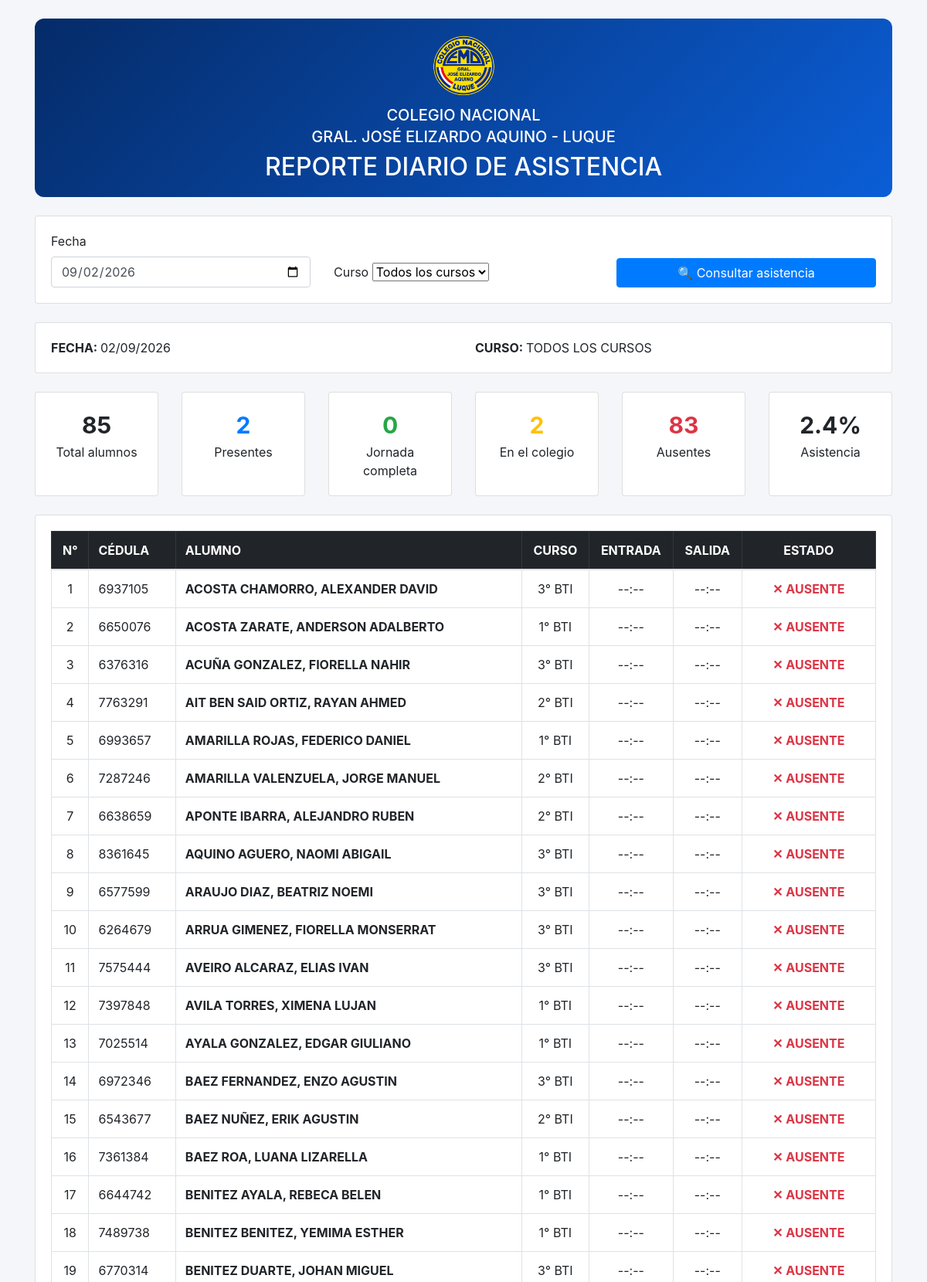
The page /reportes/fecha/ (upper part) on the database its author committed.
### asistencia/models.py (models this page shows, shortened)
class Alumno(models.Model):
    TURNO_CHOICES = [
        ("MAÑANA", "Mañana"),
        ("TARDE", "Tarde"),
        ("NOCHE", "Noche"),
    ]
    cedula = models.CharField(
        max_length=20,
        unique=True,
        verbose_name="Número de cédula"
    )
    nombres = models.CharField(
        max_length=100,
        verbose_name="Nombres"
    )
    apellidos = models.CharField(
        max_length=100,
        verbose_name="Apellidos"
    )
    curso = models.CharField(
        max_length=50,
        verbose_name="Curso"
    )
    seccion = models.CharField(
        max_length=20,
        blank=True,
        verbose_name="Sección"
    )
    especialidad = models.CharField(
        max_length=100,
        blank=True,
        verbose_name="Especialidad"
    )
    turno = models.CharField(
        max_length=10,
        choices=TURNO_CHOICES,
        default="MAÑANA",
        verbose_name="Turno"
    )
    telefono = models.CharField(
        max_length=30,
        blank=True,
        verbose_name="Teléfono"
    )
    uid_rfid = models.CharField(
        max_length=50,
        blank=True,
        null=True,
        unique=True,
        verbose_name="UID RFID"
    )
    activo = models.BooleanField(
        default=True,
        verbose_name="Alumno activo"
    )
    fecha_registro = models.DateTimeField(
        auto_now_add=True,
        verbose_name="Fecha de registro",
        null=True,
        blank=True
    )
    nombre_tutor = models.CharField(
        max_length=150,
        blank=True,
        verbose_name="Nombre del padre/madre o tutor"
    )
    correo_tutor = models.EmailField(
        blank=True,
        verbose_name="Correo del padre/madre o tutor"
    )
    enviar_reporte_mensual = models.BooleanField(
        default=True,
        verbose_name="Enviar informe mensual"
    )
    class Meta:
        verbose_name = "Alumno"
        verbose_name_plural = "Alumnos"
        ordering = [
            "apellidos",
            "nombres"
        ]

### asistencia/views.py (the view)
def reporte_asistencia(request):
    fecha_texto = request.GET.get(
        "fecha",
        ""
    )
    curso = request.GET.get(
        "curso",
        ""
    ).strip()
    if fecha_texto:
        try:
            fecha_seleccionada = (
                datetime.strptime(
                    fecha_texto,
                    "%Y-%m-%d"
                ).date()
            )
        except ValueError:
            fecha_seleccionada = (
                timezone.localdate()
            )
    else:
        fecha_seleccionada = (
            timezone.localdate()
        )
    cursos = (
        Alumno.objects
        .filter(
            activo=True
        )
        .exclude(
            curso=""
        )
        .values_list(
            "curso",
            flat=True
        )
        .distinct()
        .order_by(
            "curso"
        )
    )
    alumnos = (
        Alumno.objects
        .filter(
            activo=True
        )
        .order_by(
            "apellidos",
            "nombres"
        )
    )
    if curso:
        alumnos = alumnos.filter(
            curso=curso
        )
    asistencias = (
        Asistencia.objects
        .filter(
            fecha=fecha_seleccionada,
            alumno__in=alumnos
        )
        .select_related(
            "alumno"
        )
    )
    mapa = {
        registro.alumno_id: registro
        for registro in asistencias
    }
    filas = []
    presentes = 0
    completos = 0
    sin_salida = 0
    for alumno in alumnos:
        asistencia = mapa.get(
            alumno.id
        )
        if asistencia:
            presentes += 1
            if asistencia.hora_salida:
                estado = (
                    "JORNADA COMPLETA"
                )
                completos += 1
            else:
                estado = (
                    "EN EL COLEGIO"
                )
                sin_salida += 1
        else:
            estado = "AUSENTE"
        filas.append(
            {
                "alumno": alumno,
                "asistencia": asistencia,
                "estado": estado,
            }
        )
    total = len(filas)
    ausentes = (
        total - presentes
    )
    porcentaje = (
        round(
            presentes * 100 / total,
            1
        )
        if total
        else 0
    )
    contexto = {
        "fecha": fecha_seleccionada,
        "fecha_texto": (
            fecha_seleccionada.strftime(
                "%Y-%m-%d"
            )
        ),
        "curso": curso,
        "cursos": cursos,
        "filas": filas,
        "total": total,
        "presentes": presentes,
        "ausentes": ausentes,
        "completos": completos,
        "sin_salida": sin_salida,
        "porcentaje": porcentaje,
    }
    return render(
        request,
        "asistencia/reporte.html",
        contexto
    )

### asistencia/templates/asistencia/reporte.html (shortened to what this page needs)
{% load static %}
<!DOCTYPE html>
<html lang="es">
<head>
    <link
        rel="stylesheet"
        href="{% static 'asistencia/bootstrap/css/bootstrap.min.css' %}"
    >
</head>
<body>
<div class="container py-4">
   <div class="encabezado mb-4">
    <div class="text-center">
        <img
            src="{% static 'asistencia/img/logo_colegio.png' %}"
            class="logo mb-2"
            alt="Logo del colegio"
        >
        <h5 class="mb-1">
            COLEGIO NACIONAL
        </h5>
        <h5 class="mb-1">
            GRAL. JOSÉ ELIZARDO AQUINO - LUQUE
        </h5>
        <h2 class="mt-2 mb-0">
            REPORTE DIARIO DE ASISTENCIA
        </h2>
    </div>
</div>
    <div class="card shadow-sm mb-4 no-imprimir">
        <div class="card-body">
            <form
                method="GET"
                class="row g-3 align-items-end"
            >
                <div class="col-md-4">
                    <label class="form-label fw-bold">
                        Fecha
                    </label>
                    <input
                        type="date"
                        name="fecha"
                        value="{{ fecha|date:'Y-m-d' }}"
                        class="form-control"
                    >
                </div>
                <div class="col-md-4">
                    <label class="form-label fw-bold">
                        Curso
                    </label>
                    <select
                        name="curso"
                        class="form-select"
                    >
                        <option value="">
                            Todos los cursos
                        </option>
                    </select>
                </div>
                <div class="col-md-4">
                    <button
                        type="submit"
                        class="btn btn-primary w-100"
                    >
                        🔍 Consultar asistencia
                    </button>
                </div>
            </form>
        </div>
    </div>
    <div class="card shadow-sm mb-4">
        <div class="card-body">
            <div class="row">
                <div class="col-md-6">
                    <strong>
                        FECHA:
                    </strong>
                    {{ fecha|date:"d/m/Y" }}
                </div>
                <div class="col-md-6">
                    <strong>
                        CURSO:
                    </strong>
                    {% if curso %}
                        {{ curso }}
                    {% else %}
                        TODOS LOS CURSOS
                    {% endif %}
                </div>
            </div>
        </div>
    </div>
    <div class="row g-3 mb-4">
        <div class="col">
            <div class="card shadow-sm text-center h-100">
                <div class="card-body">
                    <div class="numero">
                        {{ total }}
                    </div>
                    <div>
                        Total alumnos
                    </div>
                </div>
            </div>
        </div>
        <div class="col">
            <div class="card shadow-sm text-center h-100">
                <div class="card-body">
                    <div class="numero text-primary">
                        {{ presentes }}
                    </div>
                    <div>
                        Presentes
                    </div>
                </div>
            </div>
        </div>
        <div class="col">
            <div class="card shadow-sm text-center h-100">
                <div class="card-body">
                    <div class="numero text-success">
                        {{ completos }}
                    </div>
                    <div>
                        Jornada completa
                    </div>
                </div>
            </div>
        </div>
        <div class="col">
            <div class="card shadow-sm text-center h-100">
                <div class="card-body">
                    <div class="numero text-warning">
                        {{ sin_salida }}
                    </div>
                    <div>
                        En el colegio
                    </div>
                </div>
            </div>
        </div>
        <div class="col">
            <div class="card shadow-sm text-center h-100">
                <div class="card-body">
                    <div class="numero text-danger">
                        {{ ausentes }}
                    </div>
                    <div>
                        Ausentes
                    </div>
                </div>
            </div>
        </div>
        <div class="col">
            <div class="card shadow-sm text-center h-100">
                <div class="card-body">
                    <div class="numero">
                        {{ porcentaje }}%
                    </div>
                    <div>
                        Asistencia
                    </div>
                </div>
            </div>
        </div>
    </div>
    <div class="card shadow-sm">
        <div class="card-body">
            <div class="table-responsive">
                <table
                    class="table table-bordered table-hover align-middle"
                >
                    <thead class="table-dark">
                        <tr>
                            <th class="text-center">
                                N°
                            </th>
                            <th>
                                CÉDULA
                            </th>
                            <th>
                                ALUMNO
                            </th>
                            <th class="text-center">
                                CURSO
                            </th>
                            <th class="text-center">
                                ENTRADA
                            </th>
                            <th class="text-center">
                                SALIDA
                            </th>
                            <th class="text-center">
                                ESTADO
                            </th>
                        </tr>
                    </thead>
                    <tbody>
                        {% for fila in filas %}
                            <tr>
                                <td class="text-center">
                                    {{ forloop.counter }}
                                </td>
                                <td>
                                    {{ fila.alumno.cedula }}
                                </td>
                                <td>
                                    <strong>
                                        {{ fila.alumno.apellidos }},
                                        {{ fila.alumno.nombres }}
                                    </strong>
                                </td>
                                <td class="text-center">
                                    {{ fila.alumno.curso }}
                                </td>
                                <td class="text-center">
                                    {% if fila.asistencia and fila.asistencia.hora_entrada %}
                                        <span class="hora-entrada">
                                            {{ fila.asistencia.hora_entrada|time:"H:i:s" }}
                                        </span>
                                    {% else %}
                                        --:--
                                    {% endif %}
                                </td>
                                <td class="text-center">
                                    {% if fila.asistencia and fila.asistencia.hora_salida %}
                                        <span class="hora-salida">
                                            {{ fila.asistencia.hora_salida|time:"H:i:s" }}
                                        </span>
                                    {% else %}
                                        --:--
                                    {% endif %}
                                </td>
                                <td class="text-center">
                                    {% if fila.estado == "JORNADA COMPLETA" %}
                                        <span class="estado-completo">
                                            ✓ JORNADA COMPLETA
                                        </span>
                                    {% elif fila.estado == "EN EL COLEGIO" %}
                                        <span class="estado-colegio">
                                            ● EN EL COLEGIO
                                        </span>
                                    {% else %}
                                        <span class="estado-ausente">
                                            ✕ AUSENTE
                                        </span>
                                    {% endif %}
                                </td>
                            </tr>
                        {% endfor %}
                    </tbody>
                </table>
            </div>
        </div>
    </div>
</div>
</body>
</html>

### asistencia/templates/asistencia/reporte.html (style rules this page uses)
body { background: #f4f6f9; }
.encabezado { background: linear-gradient( 135deg, #052b68, #0b5ed7 ); color: white; padding: 20px; border-radius: 12px; }
.logo { width: 85px; height: 85px; object-fit: contain; }
.numero { font-size: 30px; font-weight: bold; }
.estado-ausente { color: #dc3545; font-weight: bold; }

### rows shown on the page
Alumno: alumno.cedula "6937105", alumno.apellidos "ACOSTA CHAMORRO", alumno.nombres "ALEXANDER DAVID", alumno.curso "3° BTI"
Alumno: alumno.cedula "6650076", alumno.apellidos "ACOSTA ZARATE", alumno.nombres "ANDERSON ADALBERTO", alumno.curso "1° BTI"
Alumno: alumno.cedula "6376316", alumno.apellidos "ACUÑA GONZALEZ", alumno.nombres "FIORELLA NAHIR", alumno.curso "3° BTI"
Alumno: alumno.cedula "7763291", alumno.apellidos "AIT BEN SAID ORTIZ", alumno.nombres "RAYAN AHMED", alumno.curso "2° BTI"
Alumno: alumno.cedula "6993657", alumno.apellidos "AMARILLA ROJAS", alumno.nombres "FEDERICO DANIEL", alumno.curso "1° BTI"
Alumno: alumno.cedula "7287246", alumno.apellidos "AMARILLA VALENZUELA", alumno.nombres "JORGE MANUEL", alumno.curso "2° BTI"
Alumno: alumno.cedula "6638659", alumno.apellidos "APONTE IBARRA", alumno.nombres "ALEJANDRO RUBEN", alumno.curso "2° BTI"
Alumno: alumno.cedula "8361645", alumno.apellidos "AQUINO AGUERO", alumno.nombres "NAOMI ABIGAIL", alumno.curso "3° BTI"
Alumno: alumno.cedula "6577599", alumno.apellidos "ARAUJO DIAZ", alumno.nombres "BEATRIZ NOEMI", alumno.curso "3° BTI"
Alumno: alumno.cedula "6264679", alumno.apellidos "ARRUA GIMENEZ", alumno.nombres "FIORELLA MONSERRAT", alumno.curso "3° BTI"
Alumno: alumno.cedula "7575444", alumno.apellidos "AVEIRO ALCARAZ", alumno.nombres "ELIAS IVAN", alumno.curso "3° BTI"
Alumno: alumno.cedula "7397848", alumno.apellidos "AVILA TORRES", alumno.nombres "XIMENA LUJAN", alumno.curso "1° BTI"
Alumno: alumno.cedula "7025514", alumno.apellidos "AYALA GONZALEZ", alumno.nombres "EDGAR GIULIANO", alumno.curso "1° BTI"
Alumno: alumno.cedula "6972346", alumno.apellidos "BAEZ FERNANDEZ", alumno.nombres "ENZO AGUSTIN", alumno.curso "3° BTI"
Alumno: alumno.cedula "6543677", alumno.apellidos "BAEZ NUÑEZ", alumno.nombres "ERIK AGUSTIN", alumno.curso "2° BTI"
Alumno: alumno.cedula "7361384", alumno.apellidos "BAEZ ROA", alumno.nombres "LUANA LIZARELLA", alumno.curso "1° BTI"
Alumno: alumno.cedula "6644742", alumno.apellidos "BENITEZ AYALA", alumno.nombres "REBECA BELEN", alumno.curso "1° BTI"
Alumno: alumno.cedula "7489738", alumno.apellidos "BENITEZ BENITEZ", alumno.nombres "YEMIMA ESTHER", alumno.curso "1° BTI"
Alumno: alumno.cedula "6770314", alumno.apellidos "BENITEZ DUARTE", alumno.nombres "JOHAN MIGUEL", alumno.curso "3° BTI"

### other values the page prints
{{ fecha|date:"d/m/Y" }} "02/09/2026"
{{ total }} "85"
{{ presentes }} "2"
{{ completos }} "0"
{{ sin_salida }} "2"
{{ ausentes }} "83"
{{ porcentaje }} "2.4"
